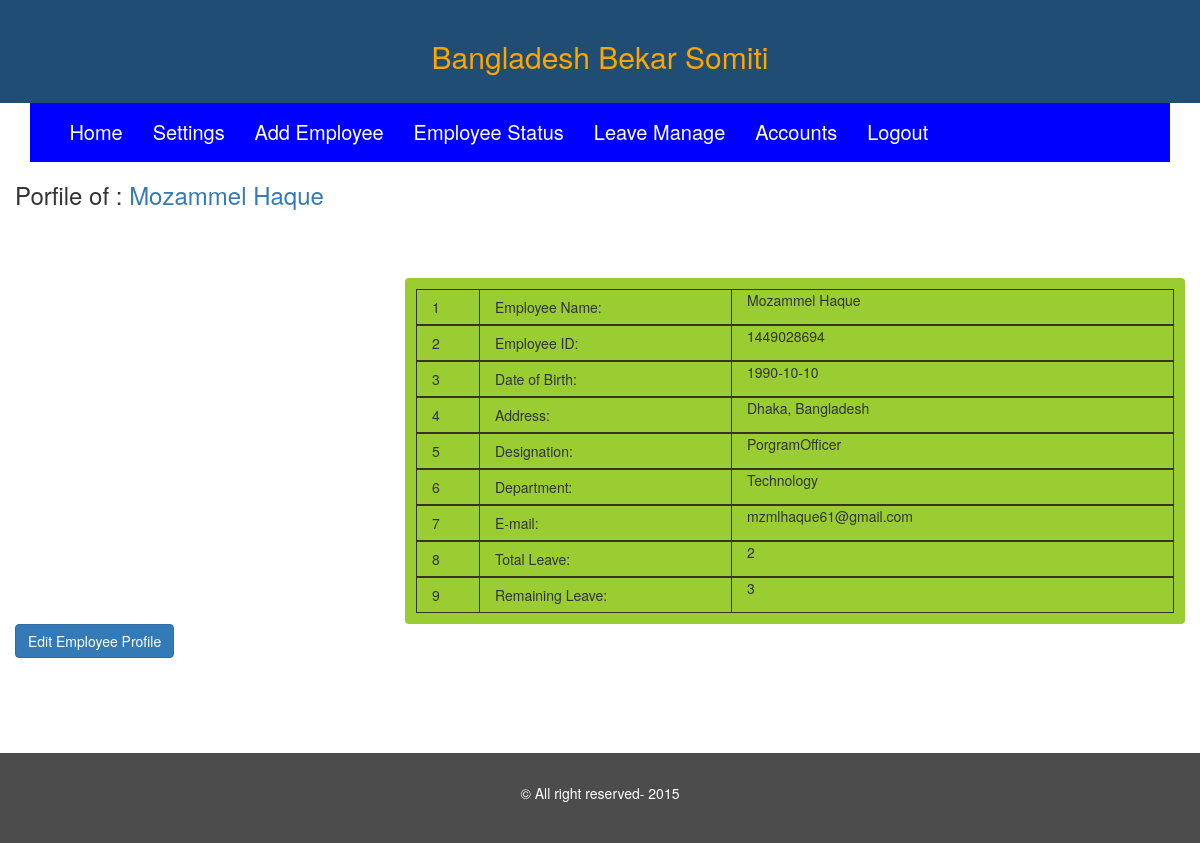
Page /admin/profile.php?e_id=1449028694 on the committed database.
### tables this page shows
CREATE TABLE IF NOT EXISTS `settings` (
  `id` int(11) NOT NULL,
  `companyName` text NOT NULL,
  `companyInfo` text NOT NULL,
  `latestNews` text,
  `companyEmail` varchar(200) NOT NULL,
  `departments` text NOT NULL,
  `designations` text NOT NULL,
  `adminName` text NOT NULL,
  `username` text NOT NULL,
  `password` text NOT NULL
);

CREATE TABLE IF NOT EXISTS `employee_profile` (
  `id` int(11) NOT NULL,
  `e_id` varchar(200) NOT NULL,
  `name` text NOT NULL,
  `dob` date NOT NULL,
  `address` text NOT NULL,
  `department` text NOT NULL,
  `designation` text NOT NULL,
  `sallery` int(11) NOT NULL,
  `image` text NOT NULL,
  `email` text NOT NULL,
  `password` varchar(100) NOT NULL,
  `approved_hours` int(11) NOT NULL,
  `hourly_rate` int(11) NOT NULL,
  `total_leave` int(11) NOT NULL,
  `leave_remaining` int(11) NOT NULL,
  `earnings` int(11) NOT NULL
);

### admin/profile.php (the view, shortened to what this page needs)
<?php
if(isset($_SESSION['logged_role']) && $_SESSION['logged_role']!='admin'){
    echo "<script>location.href='404.php'</script>";
}else{
    include_once('header.php');
    $e_id = $_GET['e_id'];
    include_once('../pdo_connection.php');
    include_once('../database_config.php');
    $db_user =$database_user;
    $db_pass =$databse_pass;
    $db_name=$database_name;
    $dbcon=$connection_object->connection('localhost',$db_user,$db_pass,$db_name);
    $sql="SELECT * FROM employee_profile WHERE e_id=$e_id";
    $data = $dbcon->query($sql);
    $row = $data->fetch(PDO::FETCH_ASSOC);
}
?>
<div id="login">
    <div class="container">
        <div class="row">
            <h3>Porfile of : <span class="text-primary"><?php echo $row['name']?></span></h3>
            <br><br><br>
            <div class="col-md-4">
            </div>
            <div class="col-md-8 record">
                <div class="row table">
                    <div class="col-xs-1 title">
                        1
                    </div>
                    <div class="col-xs-4 title">
                        Employee Name:
                    </div>
                    <div class="col-xs-7">
                        <?php echo $row['name'];?>
                    </div>
                </div>
                <div class="row table">
                    <div class="col-xs-1 title">
                        2
                    </div>
                    <div class="col-xs-4 title">
                        Employee ID:
                    </div>
                    <div class="col-xs-7">
                        <?php echo $row['e_id'];?>
                    </div>
                </div>
                <div class="row table">
                    <div class="col-xs-1 title">
                        3
                    </div>
                    <div class="col-xs-4 title">
                        Date of Birth:
                    </div>
                    <div class="col-xs-7">
                        <?php echo $row['dob'];?>
                    </div>
                </div>
                <div class="row table">
                    <div class="col-xs-1 title">
                        4
                    </div>
                    <div class="col-xs-4 title">
                        Address:
                    </div>
                    <div class="col-xs-7">
                        <?php echo $row['address'];?>
                    </div>
                </div>
                <div class="row table">
                    <div class="col-xs-1 title">
                        5
                    </div>
                    <div class="col-xs-4 title">
                        Designation:
                    </div>
                    <div class="col-xs-7">
                        <?php echo $row['designation'];?>
                    </div>
                </div>
                <div class="row table">
                    <div class="col-xs-1 title">
                        6
                    </div>
                    <div class="col-xs-4 title">
                        Department:
                    </div>
                    <div class="col-xs-7">
                        <?php echo $row['department'];?>
                    </div>
                </div>
                <div class="row table">
                    <div class="col-xs-1 title">
                        7
                    </div>
                    <div class="col-xs-4 title">
                        E-mail:
                    </div>
                    <div class="col-xs-7">
                        <?php echo $row['email'];?>
                    </div>
                </div>
                <div class="row table">
                    <div class="col-xs-1 title">
                        8
                    </div>
                    <div class="col-xs-4 title">
                        Total Leave:
                    </div>
                    <div class="col-xs-7">
                        <?php echo $row['total_leave'];?>
                    </div>
                </div>
                <div class="row table">
                    <div class="col-xs-1 title">
                        9
                    </div>
                    <div class="col-xs-4 title">
                        Remaining Leave:
                    </div>
                    <div class="col-xs-7">
                        <?php echo $row['leave_remaining'];?>
                    </div>
                </div>
            </div>
            <br>
            <br>
            <br>
            <br>
            <br>
            <a href="edit_employee.php?e_id=<?php echo $row['e_id'];?>"><button class="btn btn-primary">Edit Employee Profile</button></a>
        </div>
    </div>
</div>
<?php
    include_once('footer.php');
?>

### admin/header.php (shortened to what this page needs)
<?php
include('../pdo_connection.php');
include('../database_config.php');
$db_user =$database_user;
$db_pass =$databse_pass;
$db_name=$database_name;
$dbcon=$connection_object->connection('localhost',$db_user,$db_pass,$db_name);
$sql="SELECT * FROM settings";
$data = $dbcon->query($sql);
?>
<!DOCTYPE html>
<html lang="en">
<head>
    <link href="../css/bootstrap.min.css" rel="stylesheet">
    <link rel="stylesheet" href="../style.css">
    <link href="../font-awesome/css/font-awesome.min.css" rel="stylesheet" type="text/css">
    <link rel="stylesheet" href="//code.jquery.com/ui/1.11.4/themes/smoothness/jquery-ui.css">
</head>
<body>
<section id="header">
    <div class="container-fluid">
        <div class="row" style="padding: 20px;background: #204d74;color: orange;">
            <h2 class="text-center">
                <?php
                   while($row = $data->fetch(PDO::FETCH_ASSOC)){
                       echo $row['companyName'];
                   }
                ?>
            </h2>
        </div>
    </div>
    <div class="container">
        <div class="row">
            <div class="col-md-12">
                <nav id="navbar">
                    <ul class="list-inline" style="padding: 15px;" id="menu">
                        <li><a href="index.php">Home</a></li>
                        <li><a href="settings.php.php">Settings</a></li>
                        <li><a href="add_employee.php">Add Employee</a></li>
                        <li><a href="employee_status.php">Employee Status</a></li>
                        <li><a href="leav_manage.php">Leave Manage</a></li>
                        <li><a href="accounts.php">Accounts</a></li>
                        <li><a href="logout.php">Logout</a></li>
                    </ul>
                </nav>
            </div>
        </div>
    </div>
</section>

### admin/footer.php (shortened to what this page needs)
<section id="footer">
    <div class="container-fluid">
        <p class="copyright text-center">&copy; All right reserved- 2015</p>
    </div>
</section>
</body>
</html>

### style.css (style rules this page uses)
#navbar { background: blue; }
#navbar a { color: #fff; font-size: 20px; }
#navbar ul { margin-left: 20%; }
#navbar ul li { margin: 0 10px; }
#footer { background: rgba(0, 0, 0, 0.7) none repeat scroll 0 0; color: #fff; padding: 30px; margin-top: 95px; }
.row.table { border: 1px solid; margin:0px; }
.title { border-right: 1px solid; padding-top: 7px; padding-bottom: 7px; }
.record { background: yellowgreen none repeat scroll 0 0; border-radius: 4px; padding: 11px; }

### admin/header.php (style rules this page uses)
#navbar ul { margin: 0 1%; }
#navbar ul li { margin: 0 8px; }

### rows in the picture
settings: companyName "Bangladesh Bekar Somiti"
employee_profile: name "Mozammel Haque", e "1449028694", dob "1990-10-10", address "Dhaka, Bangladesh", designation "PorgramOfficer", department "Technology", email "mzmlhaque61@gmail.com", total_leave "2", leave_remaining "3"
